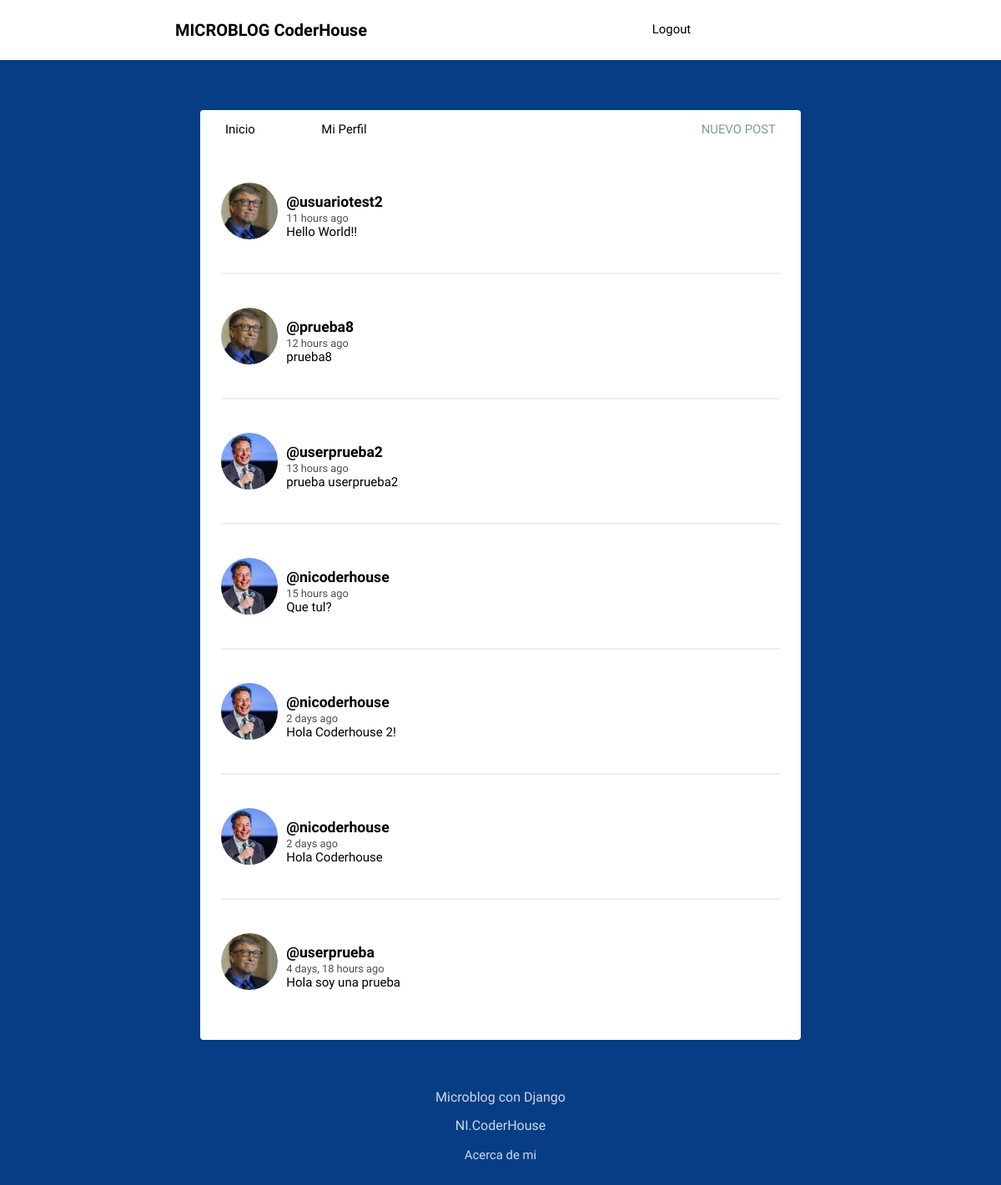
The app's page / (signed in) with its own data.
### social/models.py (models this page shows, shortened)
class Post(models.Model):
	user = models.ForeignKey(User, on_delete=models.CASCADE, related_name='posts')
	timestamp = models.DateTimeField(default=timezone.now)
	content = models.TextField()
	class Meta:
		ordering = ['-timestamp']

class Profile(models.Model):
	user = models.OneToOneField(User, on_delete=models.CASCADE)
	image = models.ImageField(default='default.png')

### social/views.py (the view)
# urls.py: path('', views.feed, name='feed'),
def feed(request):
	posts = Post.objects.all()
	context = { 'posts': posts}
	return render(request, 'social/feed.html', context) #ubicacion del archivo html, dentro de (template/social)

### social/templates/social/feed.html (shortened to what this page needs)
{% extends 'social/layout.html' %}
{% load humanize %}
{% block content %}
{% for post in posts %}
<article>
    <div class="container-article">
        <img src="{{ post.user.profile.image.url }}">
        <div>
            <h2 class="username"><a href="{% url 'profile' post.user.username %}">@{{ post.user.username }}</a></h2>
            <time data-time="#">{{ post.timestamp|naturaltime }}</time>
            <div class="post">{{ post.content }}</div>
        </div>
    </div>
</article>
{% endfor %}
{% endblock %}

### social/static/style.css (style rules this page uses)
body { background: #063d85; font-size: 62.5%; font-family: 'Varela Round', Helvetica, Arial, serif; }
img { object-fit: cover; }
a { font-size: .93rem; text-decoration: none; color: black; }
article { width: 93%; margin: auto; padding: 40px 0; border-bottom: 2px solid #ECEEEF; }
.username { margin-bottom: .2rem; }
.username a { font-size: 1.1rem; }
.container-article { display: flex; }
.container-article img { height: 68px; width: 68px; margin-right: 10px; border-radius: 50%; }
article:last-child { border-bottom: 0; }
time { font-size: .8rem; opacity: .7; }
.post { font-size: .94rem; }

### records on screen
Post: user.profile.image (placeholder picture), user.username "usuariotest2", timestamp "11 hours ago", content "Hello World!!"
Post: user.profile.image (placeholder picture), user.username "prueba8", timestamp "12 hours ago", content "prueba8"
Post: user.profile.image (picture), user.username "userprueba2", timestamp "13 hours ago", content "prueba userprueba2"
Post: user.profile.image (picture), user.username "nicoderhouse", timestamp "15 hours ago", content "Que tul?"
Post: user.profile.image (picture), user.username "nicoderhouse", timestamp "2 days ago", content "Hola Coderhouse 2!"
Post: user.profile.image (picture), user.username "nicoderhouse", timestamp "2 days ago", content "Hola Coderhouse"
Post: user.profile.image (placeholder picture), user.username "userprueba", timestamp "4 days, 18 hours ago", content "Hola soy una prueba"
